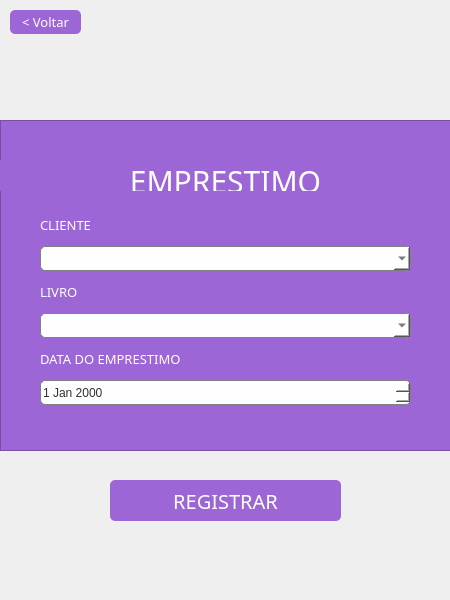
<?xml version="1.0" encoding="UTF-8"?>
<ui version="4.0">
 <class>telaEmprestimo</class>
 <widget class="QDialog" name="telaEmprestimo">
  <property name="geometry">
   <rect>
    <x>0</x>
    <y>0</y>
    <width>450</width>
    <height>600</height>
   </rect>
  </property>
  <property name="minimumSize">
   <size>
    <width>450</width>
    <height>600</height>
   </size>
  </property>
  <property name="maximumSize">
   <size>
    <width>450</width>
    <height>600</height>
   </size>
  </property>
  <property name="sizeIncrement">
   <size>
    <width>450</width>
    <height>600</height>
   </size>
  </property>
  <property name="windowTitle">
   <string>BIBLIOTECA</string>
  </property>
  <property name="windowIcon">
   <iconset resource="arquivos.qrc">
    <normaloff>:/images/images/icone.ico</normaloff>:/images/images/icone.ico</iconset>
  </property>
  <widget class="QPushButton" name="regsEmprestimo_bt">
   <property name="geometry">
    <rect>
     <x>110</x>
     <y>480</y>
     <width>231</width>
     <height>41</height>
    </rect>
   </property>
   <property name="sizePolicy">
    <sizepolicy hsizetype="Minimum" vsizetype="Expanding">
     <horstretch>0</horstretch>
     <verstretch>0</verstretch>
    </sizepolicy>
   </property>
   <property name="cursor">
    <cursorShape>PointingHandCursor</cursorShape>
   </property>
   <property name="focusPolicy">
    <enum>Qt::ClickFocus</enum>
   </property>
   <property name="styleSheet">
    <string notr="true">QPushButton{font-size: 20px;
border-radius: 5px;
background-color:#9d66d6;
color: #fefefe;
font-family:Franklin Gothic Heavy;}

:hover{
background-color:#ad7fdd;}
</string>
   </property>
   <property name="text">
    <string>REGISTRAR</string>
   </property>
   <property name="autoDefault">
    <bool>false</bool>
   </property>
  </widget>
  <widget class="QPushButton" name="pushButton">
   <property name="geometry">
    <rect>
     <x>10</x>
     <y>10</y>
     <width>71</width>
     <height>24</height>
    </rect>
   </property>
   <property name="cursor">
    <cursorShape>PointingHandCursor</cursorShape>
   </property>
   <property name="focusPolicy">
    <enum>Qt::NoFocus</enum>
   </property>
   <property name="styleSheet">
    <string notr="true">QPushButton{font-size: 13px;
border-radius: 5px;
background-color:#9d66d6;
color: #fefefe;
font-family:Franklin Gothic Heavy;}

:hover{
background-color:#ad7fdd;}</string>
   </property>
   <property name="text">
    <string>&lt; Voltar</string>
   </property>
  </widget>
  <widget class="QFrame" name="frame">
   <property name="geometry">
    <rect>
     <x>0</x>
     <y>120</y>
     <width>451</width>
     <height>331</height>
    </rect>
   </property>
   <property name="styleSheet">
    <string notr="true">background-color:#9d66d6;
color:#fefefe;</string>
   </property>
   <property name="frameShape">
    <enum>QFrame::StyledPanel</enum>
   </property>
   <property name="frameShadow">
    <enum>QFrame::Raised</enum>
   </property>
   <widget class="QLabel" name="login_2">
    <property name="geometry">
     <rect>
      <x>0</x>
      <y>40</y>
      <width>451</width>
      <height>31</height>
     </rect>
    </property>
    <property name="styleSheet">
     <string notr="true">font-family:Franklin Gothic Heavy;
font-size:30px;
color:#fefefe;
</string>
    </property>
    <property name="text">
     <string>EMPRESTIMO</string>
    </property>
    <property name="textFormat">
     <enum>Qt::PlainText</enum>
    </property>
    <property name="alignment">
     <set>Qt::AlignCenter</set>
    </property>
    <property name="textInteractionFlags">
     <set>Qt::TextSelectableByMouse</set>
    </property>
   </widget>
   <widget class="QWidget" name="layoutWidget">
    <property name="geometry">
     <rect>
      <x>40</x>
      <y>90</y>
      <width>371</width>
      <height>211</height>
     </rect>
    </property>
    <layout class="QVBoxLayout" name="verticalLayout">
     <item>
      <widget class="QLabel" name="label_8">
       <property name="maximumSize">
        <size>
         <width>16777215</width>
         <height>10</height>
        </size>
       </property>
       <property name="styleSheet">
        <string notr="true">color: #fefefe;
font-family:Franklin Gothic Heavy;
font-size:13px;</string>
       </property>
       <property name="text">
        <string>CLIENTE</string>
       </property>
      </widget>
     </item>
     <item>
      <widget class="QComboBox" name="clientes_cbox">
       <property name="minimumSize">
        <size>
         <width>188</width>
         <height>0</height>
        </size>
       </property>
       <property name="maximumSize">
        <size>
         <width>16777215</width>
         <height>25</height>
        </size>
       </property>
       <property name="sizeIncrement">
        <size>
         <width>0</width>
         <height>25</height>
        </size>
       </property>
       <property name="styleSheet">
        <string notr="true">border: 1px solid grey;
  border-radius: 5px;
background-color:#fefefe;
color:#303030</string>
       </property>
      </widget>
     </item>
     <item>
      <widget class="QLabel" name="label_9">
       <property name="maximumSize">
        <size>
         <width>16777215</width>
         <height>10</height>
        </size>
       </property>
       <property name="styleSheet">
        <string notr="true">color: #fefefe;
font-family:Franklin Gothic Heavy;
font-size:13px;</string>
       </property>
       <property name="text">
        <string>LIVRO</string>
       </property>
      </widget>
     </item>
     <item>
      <widget class="QComboBox" name="livros_cbox">
       <property name="minimumSize">
        <size>
         <width>188</width>
         <height>0</height>
        </size>
       </property>
       <property name="maximumSize">
        <size>
         <width>16777215</width>
         <height>25</height>
        </size>
       </property>
       <property name="sizeIncrement">
        <size>
         <width>0</width>
         <height>25</height>
        </size>
       </property>
       <property name="styleSheet">
        <string notr="true">border: 1px solid grey;
  border-radius: 5px;
background-color:#fefefe;
color:#303030</string>
       </property>
      </widget>
     </item>
     <item>
      <widget class="QLabel" name="label_10">
       <property name="maximumSize">
        <size>
         <width>16777215</width>
         <height>10</height>
        </size>
       </property>
       <property name="styleSheet">
        <string notr="true">color: #fefefe;
font-family:Franklin Gothic Heavy;
font-size:13px;</string>
       </property>
       <property name="text">
        <string>DATA DO EMPRESTIMO</string>
       </property>
      </widget>
     </item>
     <item>
      <widget class="QDateEdit" name="emprestimo_date">
       <property name="minimumSize">
        <size>
         <width>0</width>
         <height>25</height>
        </size>
       </property>
       <property name="maximumSize">
        <size>
         <width>16777215</width>
         <height>25</height>
        </size>
       </property>
       <property name="sizeIncrement">
        <size>
         <width>0</width>
         <height>25</height>
        </size>
       </property>
       <property name="styleSheet">
        <string notr="true">border: 1px solid grey;
  border-radius: 5px;
background-color:#fefefe;
color:#303030</string>
       </property>
      </widget>
     </item>
    </layout>
   </widget>
  </widget>
  <widget class="QLabel" name="label_6">
   <property name="geometry">
    <rect>
     <x>190</x>
     <y>80</y>
     <width>70</width>
     <height>70</height>
    </rect>
   </property>
   <property name="minimumSize">
    <size>
     <width>70</width>
     <height>70</height>
    </size>
   </property>
   <property name="maximumSize">
    <size>
     <width>70</width>
     <height>70</height>
    </size>
   </property>
   <property name="text">
    <string/>
   </property>
   <property name="pixmap">
    <pixmap resource="arquivos.qrc">:/images/images/444.png</pixmap>
   </property>
   <property name="scaledContents">
    <bool>true</bool>
   </property>
  </widget>
  <zorder>frame</zorder>
  <zorder>regsEmprestimo_bt</zorder>
  <zorder>pushButton</zorder>
  <zorder>label_6</zorder>
 </widget>
 <resources>
  <include location="arquivos.qrc"/>
 </resources>
 <connections/>
</ui>
